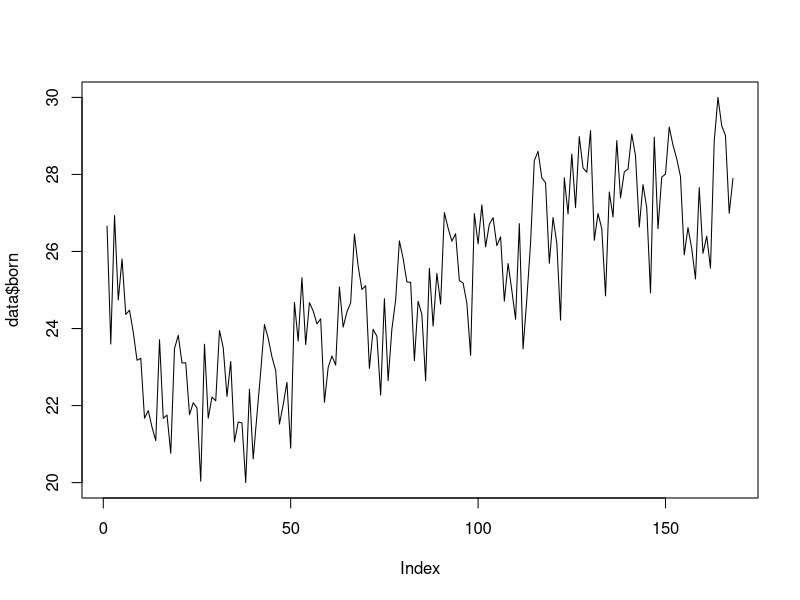
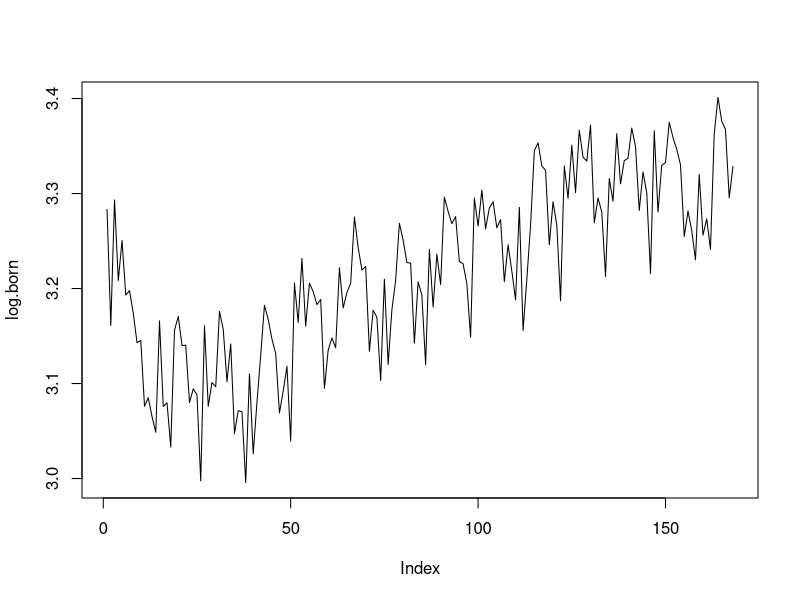
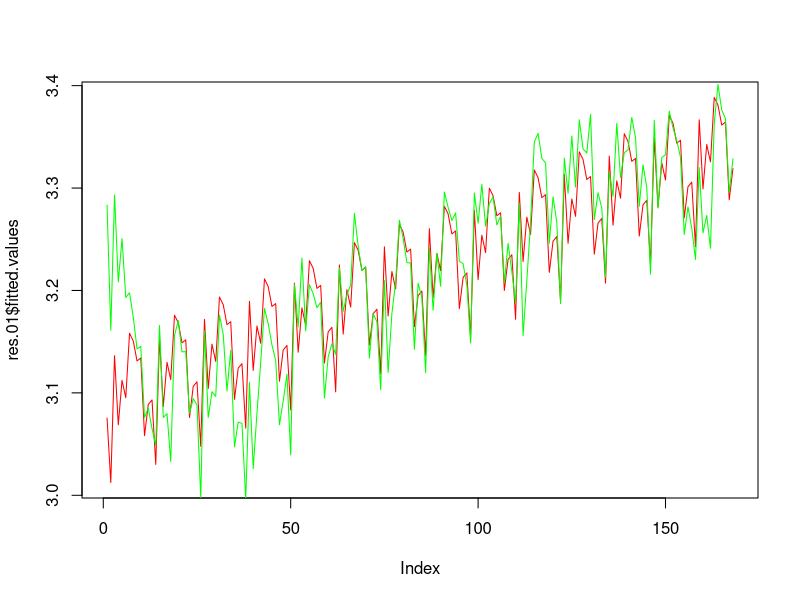
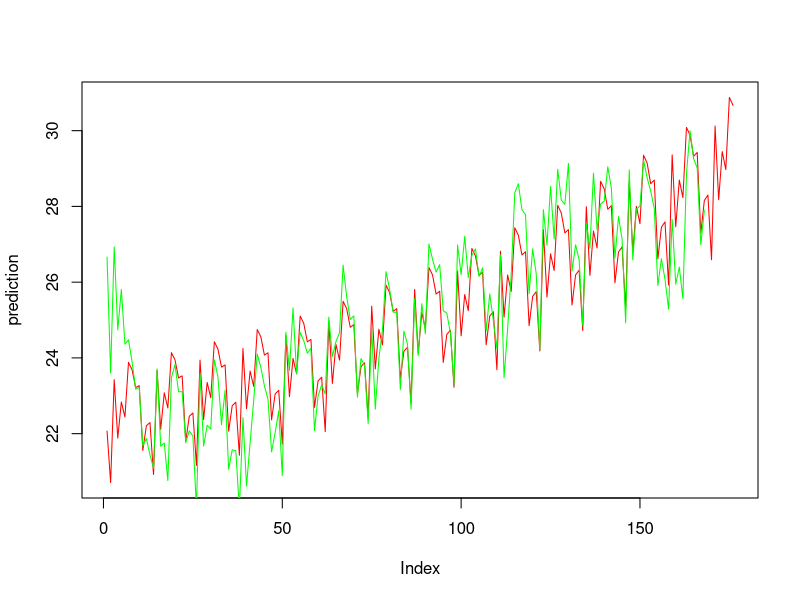

R code for these plots, in order:
# read data
setwd("C:\\Users\\Zaharov\\Desktop\\Projects\\math-stat\\r-labs\\multi-regression\\02_ts_linear_regression\\NY\\")
data <- read.table("nybirths.dat", header=T, sep="\t")

# make series logarithm
plot(data$born, type="l")

log.born <- log(data$born)
plot(log.born, type="l")

# make prediction
len <- nrow(data) + 8

time <- 1:len
month <- as.factor(rep_len(1:12, len))

class(month)
log.born[175:len] <- NA


data.02 <- data.frame(log.born, time,  month)
res.01 <- lm(log.born ~ . , data.02)
summary(res.01)

# compare logarithmic prediction
plot(res.01$fitted.values,  type="l", col="red")
lines(data.02$log.born, col="green")

# linear regression model
# make prediction
time <- 1:len
time2 <- time*time
month <- as.factor(rep_len(1:12, len))

data.03 <- data.frame(log.born, time, time2, month)
res.02 <- lm(log.born ~ . , data.03)
summary(res.02)

pred.log = predict.lm(res.02, data.03)
prediction <- exp(pred.log)

plot(prediction, type="l", col="red")
lines(data$born, col="green")

